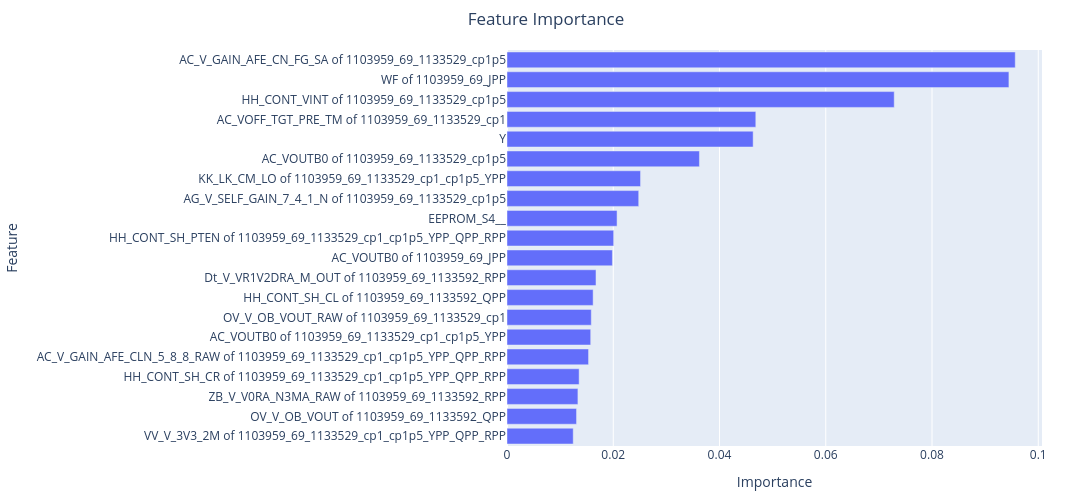

The cell this chart's notebook holds for it:
### Code cell
import pandas as pd
import plotly.express as px
import os

# feature_importance_set_df가 이미 로드되었다고 가정합니다.

# 1. 'feature_selector_idx'가 0인 데이터 필터링
filtered_df = feature_importance_set_df[feature_importance_set_df['feature_selector_idx'] == 0].copy()

# 2. 'Importance_abs' 기준으로 내림차순 정렬
sorted_df = filtered_df.sort_values(by='Importance_abs', ascending=False)

# 3. 상위 20개 특성 선택
top_20_df = sorted_df.head(20)

# 4. 가로 막대 차트 생성
fig = px.bar(
    top_20_df,
    x='Importance',
    y='Features',
    orientation='h',
    title='Feature Importance',
    labels={'Importance': 'Importance', 'Features': 'Feature'}
)

# 5. 레이아웃 업데이트 (가로 사이즈를 1200으로 설정)
# 이 설정이 주피터 노트북 출력과 파일 저장 모두에 동일하게 적용됩니다.
fig.update_layout(
    yaxis={'categoryorder': 'total ascending'},
    xaxis_title='Importance',
    yaxis_title='Feature',
    width=1500,  # Ensure this value matches your desired notebook display width
    height=500,
    margin=dict(l=50, r=50, t=50, b=50),
    title_x=0.5
)

# 이미지 파일로 저장
save_path = "data/result/select_feature/feature_importance_wide.png"
os.makedirs(os.path.dirname(save_path), exist_ok=True)

# fig.write_image(save_path)
# Save the image file, explicitly setting dimensions
fig.write_image(
    save_path, 
    width=1500, 
    height=500
)

# 차트 표시
fig.show()

print(f"가로 사이즈가 확장된 특성 중요도 차트가 {save_path}에 생성 및 저장되었습니다.")

### Figure 1 — Plotly figure (JSON) as saved in the notebook; plotly's stock layout.template omitted (floating-point values rounded to 4 significant figures)
{"data": [{"hovertemplate": "Importance=%{x}<br>Feature=%{y}<extra></extra>", "legendgroup": "", "marker": {"color": "#636efa", "pattern": {"shape": ""}}, "name": "", "orientation": "h", "showlegend": false, "textposition": "auto", "type": "bar", "x": [0.09567, 0.09448, 0.07289, 0.04683, 0.04633, 0.03622, 0.02514, 0.02479, 0.02072, 0.02008, 0.01984, 0.01675, 0.01621, 0.01587, 0.01575, 0.01535, 0.01358, 0.01335, 0.01309, 0.01246], "xaxis": "x", "y": ["AC_V_GAIN_AFE_CN_FG_SA of 1103959_69_1133529_cp1p5", "WF of 1103959_69_JPP", "HH_CONT_VINT of 1103959_69_1133529_cp1p5", "AC_VOFF_TGT_PRE_TM of 1103959_69_1133529_cp1", "Y", "AC_VOUTB0 of 1103959_69_1133529_cp1p5", "KK_LK_CM_LO of 1103959_69_1133529_cp1_cp1p5_YPP", "AG_V_SELF_GAIN_7_4_1_N of 1103959_69_1133529_cp1p5", "EEPROM_S4__", "HH_CONT_SH_PTEN of 1103959_69_1133529_cp1_cp1p5_YPP_QPP_RPP", "AC_VOUTB0 of 1103959_69_JPP", "Dt_V_VR1V2DRA_M_OUT of 1103959_69_1133592_RPP", "HH_CONT_SH_CL of 1103959_69_1133592_QPP", "OV_V_OB_VOUT_RAW of 1103959_69_1133529_cp1", "AC_VOUTB0 of 1103959_69_1133529_cp1_cp1p5_YPP", "AC_V_GAIN_AFE_CLN_5_8_8_RAW of 1103959_69_1133529_cp1_cp1p5_YPP_QPP_RPP", "HH_CONT_SH_CR of 1103959_69_1133529_cp1_cp1p5_YPP_QPP_RPP", "ZB_V_V0RA_N3MA_RAW of 1103959_69_1133592_RPP", "OV_V_OB_VOUT of 1103959_69_1133592_QPP", "VV_V_3V3_2M of 1103959_69_1133529_cp1_cp1p5_YPP_QPP_RPP"], "yaxis": "y"}], "layout": {"barmode": "relative", "height": 500, "legend": {"tracegroupgap": 0}, "margin": {"b": 50, "l": 50, "r": 50, "t": 50}, "title": {"text": "Feature Importance", "x": 0.5}, "width": 1500, "xaxis": {"anchor": "y", "domain": [0, 1], "title": {"text": "Importance"}}, "yaxis": {"anchor": "x", "categoryorder": "total ascending", "domain": [0, 1], "title": {"text": "Feature"}}}}
